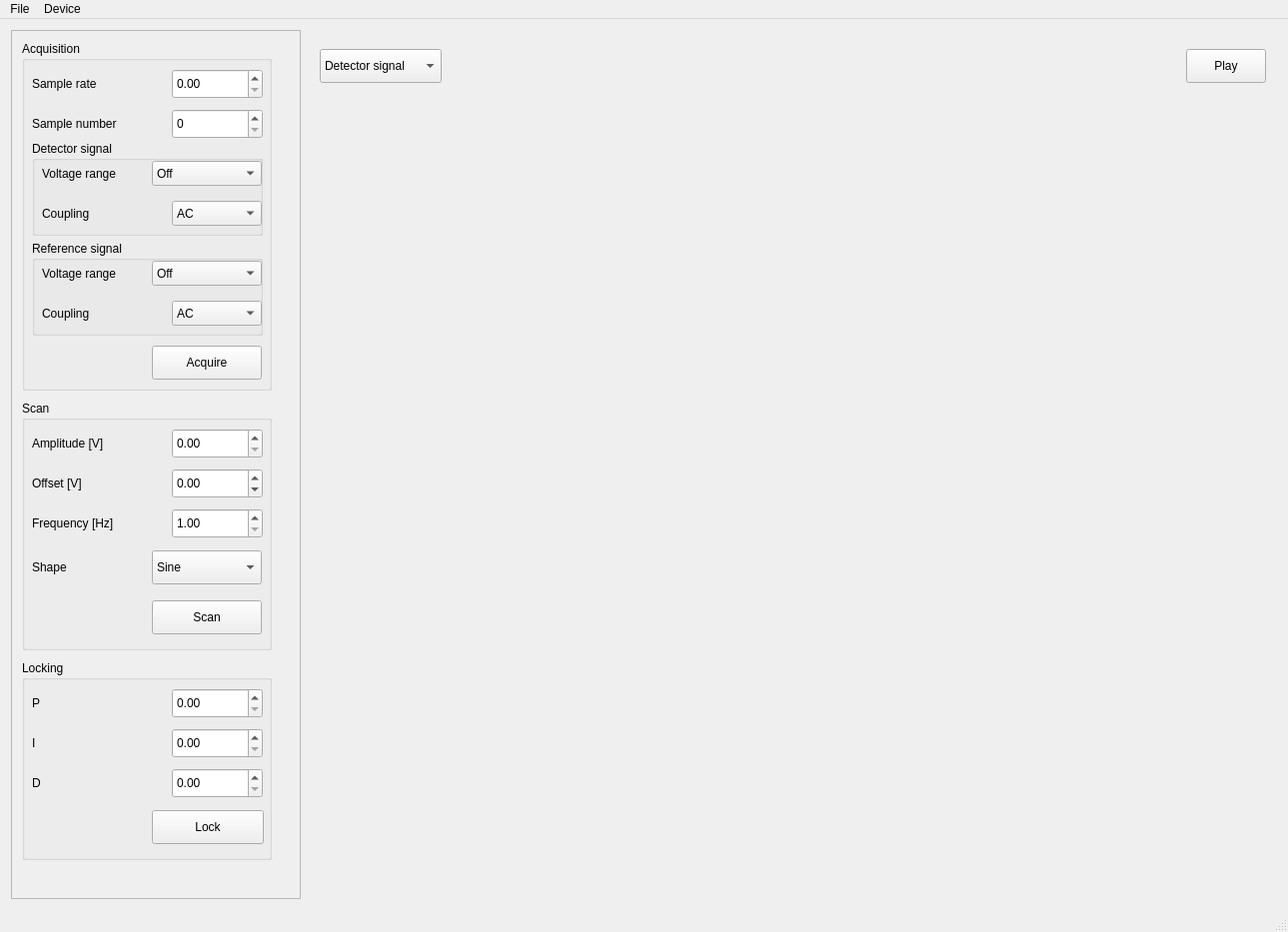
<?xml version="1.0" encoding="UTF-8"?>
<ui version="4.0">
 <class>MainWindow</class>
 <widget class="QMainWindow" name="MainWindow">
  <property name="geometry">
   <rect>
    <x>0</x>
    <y>0</y>
    <width>1289</width>
    <height>933</height>
   </rect>
  </property>
  <property name="windowTitle">
   <string>MainWindow</string>
  </property>
  <property name="styleSheet">
   <string notr="true"/>
  </property>
  <widget class="QWidget" name="centralWidget">
   <layout class="QHBoxLayout" name="horizontalLayout_2">
    <item>
     <widget class="QScrollArea" name="settingsArea">
      <property name="sizePolicy">
       <sizepolicy hsizetype="Expanding" vsizetype="Expanding">
        <horstretch>0</horstretch>
        <verstretch>0</verstretch>
       </sizepolicy>
      </property>
      <property name="minimumSize">
       <size>
        <width>290</width>
        <height>0</height>
       </size>
      </property>
      <property name="maximumSize">
       <size>
        <width>270</width>
        <height>16777215</height>
       </size>
      </property>
      <property name="frameShadow">
       <enum>QFrame::Raised</enum>
      </property>
      <property name="lineWidth">
       <number>1</number>
      </property>
      <property name="widgetResizable">
       <bool>true</bool>
      </property>
      <widget class="QWidget" name="scrollAreaWidgetContents">
       <property name="geometry">
        <rect>
         <x>0</x>
         <y>0</y>
         <width>288</width>
         <height>844</height>
        </rect>
       </property>
       <property name="sizePolicy">
        <sizepolicy hsizetype="Preferred" vsizetype="Expanding">
         <horstretch>0</horstretch>
         <verstretch>0</verstretch>
        </sizepolicy>
       </property>
       <property name="minimumSize">
        <size>
         <width>250</width>
         <height>840</height>
        </size>
       </property>
       <widget class="QGroupBox" name="ScanBox">
        <property name="geometry">
         <rect>
          <x>10</x>
          <y>370</y>
          <width>250</width>
          <height>250</height>
         </rect>
        </property>
        <property name="title">
         <string>Scan</string>
        </property>
        <widget class="QPushButton" name="scanButton">
         <property name="geometry">
          <rect>
           <x>130</x>
           <y>200</y>
           <width>110</width>
           <height>34</height>
          </rect>
         </property>
         <property name="text">
          <string>Scan</string>
         </property>
        </widget>
        <widget class="QLabel" name="scanAmplitudeLabel">
         <property name="geometry">
          <rect>
           <x>10</x>
           <y>30</y>
           <width>131</width>
           <height>25</height>
          </rect>
         </property>
         <property name="text">
          <string>Amplitude [V]</string>
         </property>
        </widget>
        <widget class="QLabel" name="scanOffsetLabel">
         <property name="geometry">
          <rect>
           <x>10</x>
           <y>70</y>
           <width>131</width>
           <height>25</height>
          </rect>
         </property>
         <property name="text">
          <string>Offset [V]</string>
         </property>
        </widget>
        <widget class="QLabel" name="scanFrequencyLabel">
         <property name="geometry">
          <rect>
           <x>10</x>
           <y>110</y>
           <width>131</width>
           <height>25</height>
          </rect>
         </property>
         <property name="text">
          <string>Frequency [Hz]</string>
         </property>
        </widget>
        <widget class="QLabel" name="scanWaveformLabel">
         <property name="geometry">
          <rect>
           <x>10</x>
           <y>150</y>
           <width>131</width>
           <height>34</height>
          </rect>
         </property>
         <property name="text">
          <string>Shape</string>
         </property>
        </widget>
        <widget class="QComboBox" name="scanWaveform">
         <property name="geometry">
          <rect>
           <x>130</x>
           <y>150</y>
           <width>110</width>
           <height>34</height>
          </rect>
         </property>
         <property name="minimumSize">
          <size>
           <width>0</width>
           <height>34</height>
          </size>
         </property>
         <item>
          <property name="text">
           <string>Sine</string>
          </property>
         </item>
         <item>
          <property name="text">
           <string>Square</string>
          </property>
         </item>
         <item>
          <property name="text">
           <string>Triangle</string>
          </property>
         </item>
         <item>
          <property name="text">
           <string>Ramp Up</string>
          </property>
         </item>
         <item>
          <property name="text">
           <string>Ramp Down</string>
          </property>
         </item>
         <item>
          <property name="text">
           <string>DC Voltage</string>
          </property>
         </item>
        </widget>
        <widget class="QDoubleSpinBox" name="scanAmplitude">
         <property name="geometry">
          <rect>
           <x>150</x>
           <y>28</y>
           <width>91</width>
           <height>30</height>
          </rect>
         </property>
         <property name="singleStep">
          <double>0.500000000000000</double>
         </property>
        </widget>
        <widget class="QDoubleSpinBox" name="scanOffset">
         <property name="geometry">
          <rect>
           <x>150</x>
           <y>68</y>
           <width>91</width>
           <height>30</height>
          </rect>
         </property>
         <property name="minimum">
          <double>-2.000000000000000</double>
         </property>
         <property name="maximum">
          <double>2.000000000000000</double>
         </property>
         <property name="singleStep">
          <double>0.100000000000000</double>
         </property>
        </widget>
        <widget class="QDoubleSpinBox" name="scanFrequency">
         <property name="geometry">
          <rect>
           <x>150</x>
           <y>108</y>
           <width>91</width>
           <height>30</height>
          </rect>
         </property>
         <property name="minimum">
          <double>1.000000000000000</double>
         </property>
         <property name="maximum">
          <double>10000.000000000000000</double>
         </property>
         <property name="singleStep">
          <double>10.000000000000000</double>
         </property>
         <property name="value">
          <double>1.000000000000000</double>
         </property>
        </widget>
       </widget>
       <widget class="QGroupBox" name="LockingBox">
        <property name="geometry">
         <rect>
          <x>10</x>
          <y>630</y>
          <width>250</width>
          <height>200</height>
         </rect>
        </property>
        <property name="title">
         <string>Locking</string>
        </property>
        <widget class="QLabel" name="derivativeLabel">
         <property name="geometry">
          <rect>
           <x>10</x>
           <y>110</y>
           <width>131</width>
           <height>25</height>
          </rect>
         </property>
         <property name="text">
          <string>D</string>
         </property>
        </widget>
        <widget class="QLabel" name="proportionalLabel">
         <property name="geometry">
          <rect>
           <x>10</x>
           <y>30</y>
           <width>131</width>
           <height>25</height>
          </rect>
         </property>
         <property name="text">
          <string>P</string>
         </property>
        </widget>
        <widget class="QLabel" name="integralLabel">
         <property name="geometry">
          <rect>
           <x>10</x>
           <y>70</y>
           <width>131</width>
           <height>25</height>
          </rect>
         </property>
         <property name="text">
          <string>I</string>
         </property>
        </widget>
        <widget class="QPushButton" name="lockButton">
         <property name="geometry">
          <rect>
           <x>130</x>
           <y>150</y>
           <width>112</width>
           <height>34</height>
          </rect>
         </property>
         <property name="text">
          <string>Lock</string>
         </property>
        </widget>
        <widget class="QDoubleSpinBox" name="proportionalTerm">
         <property name="geometry">
          <rect>
           <x>150</x>
           <y>28</y>
           <width>91</width>
           <height>30</height>
          </rect>
         </property>
         <property name="singleStep">
          <double>0.500000000000000</double>
         </property>
        </widget>
        <widget class="QDoubleSpinBox" name="integralTerm">
         <property name="geometry">
          <rect>
           <x>150</x>
           <y>68</y>
           <width>91</width>
           <height>30</height>
          </rect>
         </property>
         <property name="singleStep">
          <double>0.500000000000000</double>
         </property>
        </widget>
        <widget class="QDoubleSpinBox" name="derivativeTerm">
         <property name="geometry">
          <rect>
           <x>150</x>
           <y>108</y>
           <width>91</width>
           <height>30</height>
          </rect>
         </property>
         <property name="singleStep">
          <double>0.500000000000000</double>
         </property>
        </widget>
       </widget>
       <widget class="QGroupBox" name="AcquisitionBox">
        <property name="geometry">
         <rect>
          <x>10</x>
          <y>10</y>
          <width>250</width>
          <height>350</height>
         </rect>
        </property>
        <property name="title">
         <string>Acquisition</string>
        </property>
        <widget class="QPushButton" name="acquisitionButton">
         <property name="geometry">
          <rect>
           <x>130</x>
           <y>305</y>
           <width>110</width>
           <height>34</height>
          </rect>
         </property>
         <property name="text">
          <string>Acquire</string>
         </property>
        </widget>
        <widget class="QLabel" name="sampleRateLabel">
         <property name="geometry">
          <rect>
           <x>10</x>
           <y>30</y>
           <width>131</width>
           <height>25</height>
          </rect>
         </property>
         <property name="text">
          <string>Sample rate</string>
         </property>
        </widget>
        <widget class="QLabel" name="sampleNumberLabel">
         <property name="geometry">
          <rect>
           <x>10</x>
           <y>70</y>
           <width>131</width>
           <height>25</height>
          </rect>
         </property>
         <property name="text">
          <string>Sample number</string>
         </property>
        </widget>
        <widget class="QGroupBox" name="chA">
         <property name="geometry">
          <rect>
           <x>10</x>
           <y>100</y>
           <width>231</width>
           <height>95</height>
          </rect>
         </property>
         <property name="title">
          <string>Detector signal</string>
         </property>
         <widget class="QLabel" name="chARangeLabel">
          <property name="geometry">
           <rect>
            <x>10</x>
            <y>20</y>
            <width>131</width>
            <height>25</height>
           </rect>
          </property>
          <property name="text">
           <string>Voltage range</string>
          </property>
         </widget>
         <widget class="QLabel" name="chACouplingLabel">
          <property name="geometry">
           <rect>
            <x>10</x>
            <y>60</y>
            <width>131</width>
            <height>25</height>
           </rect>
          </property>
          <property name="text">
           <string>Coupling</string>
          </property>
         </widget>
         <widget class="QComboBox" name="chACoupling">
          <property name="geometry">
           <rect>
            <x>140</x>
            <y>60</y>
            <width>90</width>
            <height>25</height>
           </rect>
          </property>
          <item>
           <property name="text">
            <string>AC</string>
           </property>
          </item>
          <item>
           <property name="text">
            <string>DC</string>
           </property>
          </item>
         </widget>
         <widget class="QComboBox" name="chARange">
          <property name="geometry">
           <rect>
            <x>120</x>
            <y>20</y>
            <width>110</width>
            <height>25</height>
           </rect>
          </property>
          <item>
           <property name="text">
            <string>Off</string>
           </property>
          </item>
          <item>
           <property name="text">
            <string>Auto</string>
           </property>
          </item>
          <item>
           <property name="text">
            <string>±50 mV</string>
           </property>
          </item>
          <item>
           <property name="text">
            <string>±100 mV</string>
           </property>
          </item>
          <item>
           <property name="text">
            <string>±200 mV</string>
           </property>
          </item>
          <item>
           <property name="text">
            <string>±500 mV</string>
           </property>
          </item>
          <item>
           <property name="text">
            <string>±1 V</string>
           </property>
          </item>
          <item>
           <property name="text">
            <string>±2 V</string>
           </property>
          </item>
          <item>
           <property name="text">
            <string>±5 V</string>
           </property>
          </item>
          <item>
           <property name="text">
            <string>±10 V</string>
           </property>
          </item>
          <item>
           <property name="text">
            <string>±20 V</string>
           </property>
          </item>
         </widget>
        </widget>
        <widget class="QGroupBox" name="chB">
         <property name="geometry">
          <rect>
           <x>10</x>
           <y>200</y>
           <width>231</width>
           <height>95</height>
          </rect>
         </property>
         <property name="title">
          <string>Reference signal</string>
         </property>
         <widget class="QLabel" name="chBRangeLabel">
          <property name="geometry">
           <rect>
            <x>10</x>
            <y>20</y>
            <width>131</width>
            <height>25</height>
           </rect>
          </property>
          <property name="text">
           <string>Voltage range</string>
          </property>
         </widget>
         <widget class="QLabel" name="chBCouplingLabel">
          <property name="geometry">
           <rect>
            <x>10</x>
            <y>60</y>
            <width>131</width>
            <height>25</height>
           </rect>
          </property>
          <property name="text">
           <string>Coupling</string>
          </property>
         </widget>
         <widget class="QComboBox" name="chBCoupling">
          <property name="geometry">
           <rect>
            <x>140</x>
            <y>60</y>
            <width>90</width>
            <height>25</height>
           </rect>
          </property>
          <item>
           <property name="text">
            <string>AC</string>
           </property>
          </item>
          <item>
           <property name="text">
            <string>DC</string>
           </property>
          </item>
         </widget>
         <widget class="QComboBox" name="chBRange">
          <property name="geometry">
           <rect>
            <x>120</x>
            <y>20</y>
            <width>110</width>
            <height>25</height>
           </rect>
          </property>
          <item>
           <property name="text">
            <string>Off</string>
           </property>
          </item>
          <item>
           <property name="text">
            <string>Auto</string>
           </property>
          </item>
          <item>
           <property name="text">
            <string>±50 mV</string>
           </property>
          </item>
          <item>
           <property name="text">
            <string>±100 mV</string>
           </property>
          </item>
          <item>
           <property name="text">
            <string>±200 mV</string>
           </property>
          </item>
          <item>
           <property name="text">
            <string>±500 mV</string>
           </property>
          </item>
          <item>
           <property name="text">
            <string>±1 V</string>
           </property>
          </item>
          <item>
           <property name="text">
            <string>±2 V</string>
           </property>
          </item>
          <item>
           <property name="text">
            <string>±5 V</string>
           </property>
          </item>
          <item>
           <property name="text">
            <string>±10 V</string>
           </property>
          </item>
          <item>
           <property name="text">
            <string>±20 V</string>
           </property>
          </item>
         </widget>
        </widget>
        <widget class="QDoubleSpinBox" name="sampleRate">
         <property name="geometry">
          <rect>
           <x>150</x>
           <y>28</y>
           <width>91</width>
           <height>30</height>
          </rect>
         </property>
         <property name="singleStep">
          <double>0.500000000000000</double>
         </property>
        </widget>
        <widget class="QDoubleSpinBox" name="sampleNumber">
         <property name="geometry">
          <rect>
           <x>150</x>
           <y>68</y>
           <width>91</width>
           <height>30</height>
          </rect>
         </property>
         <property name="decimals">
          <number>0</number>
         </property>
         <property name="singleStep">
          <double>1.000000000000000</double>
         </property>
        </widget>
       </widget>
      </widget>
     </widget>
    </item>
    <item>
     <widget class="QWidget" name="plottingArea" native="true">
      <property name="minimumSize">
       <size>
        <width>700</width>
        <height>600</height>
       </size>
      </property>
      <layout class="QVBoxLayout" name="verticalLayout">
       <property name="leftMargin">
        <number>13</number>
       </property>
       <item>
        <widget class="QWidget" name="widget_2" native="true">
         <property name="sizePolicy">
          <sizepolicy hsizetype="Preferred" vsizetype="Fixed">
           <horstretch>0</horstretch>
           <verstretch>0</verstretch>
          </sizepolicy>
         </property>
         <property name="minimumSize">
          <size>
           <width>200</width>
           <height>50</height>
          </size>
         </property>
         <property name="maximumSize">
          <size>
           <width>16777215</width>
           <height>50</height>
          </size>
         </property>
         <layout class="QHBoxLayout" name="horizontalLayout">
          <property name="leftMargin">
           <number>0</number>
          </property>
          <property name="topMargin">
           <number>8</number>
          </property>
          <property name="rightMargin">
           <number>0</number>
          </property>
          <item>
           <widget class="QComboBox" name="selectDisplay">
            <property name="minimumSize">
             <size>
              <width>0</width>
              <height>34</height>
             </size>
            </property>
            <item>
             <property name="text">
              <string>Detector signal</string>
             </property>
            </item>
            <item>
             <property name="text">
              <string>Reference signal</string>
             </property>
            </item>
            <item>
             <property name="text">
              <string>Error signal</string>
             </property>
            </item>
            <item>
             <property name="text">
              <string>Piezo voltage</string>
             </property>
            </item>
           </widget>
          </item>
          <item>
           <spacer name="horizontalSpacer">
            <property name="orientation">
             <enum>Qt::Horizontal</enum>
            </property>
            <property name="sizeType">
             <enum>QSizePolicy::Expanding</enum>
            </property>
            <property name="sizeHint" stdset="0">
             <size>
              <width>677</width>
              <height>20</height>
             </size>
            </property>
           </spacer>
          </item>
          <item>
           <widget class="QPushButton" name="playButton">
            <property name="sizePolicy">
             <sizepolicy hsizetype="Preferred" vsizetype="Fixed">
              <horstretch>0</horstretch>
              <verstretch>0</verstretch>
             </sizepolicy>
            </property>
            <property name="minimumSize">
             <size>
              <width>0</width>
              <height>34</height>
             </size>
            </property>
            <property name="text">
             <string>Play</string>
            </property>
           </widget>
          </item>
         </layout>
        </widget>
       </item>
       <item>
        <widget class="QtCharts::QChartView" name="plotAxes" native="true">
         <property name="minimumSize">
          <size>
           <width>700</width>
           <height>400</height>
          </size>
         </property>
        </widget>
       </item>
      </layout>
     </widget>
    </item>
   </layout>
  </widget>
  <widget class="QMenuBar" name="menuBar">
   <property name="geometry">
    <rect>
     <x>0</x>
     <y>0</y>
     <width>1289</width>
     <height>31</height>
    </rect>
   </property>
   <widget class="QMenu" name="menuFiles">
    <property name="title">
     <string>File</string>
    </property>
    <addaction name="actionSave"/>
    <addaction name="actionSave_As"/>
    <addaction name="separator"/>
    <addaction name="actionQuit"/>
   </widget>
   <widget class="QMenu" name="menuDevice">
    <property name="title">
     <string>Device</string>
    </property>
    <addaction name="actionConnect"/>
    <addaction name="actionDisconnect"/>
    <addaction name="actionSettings"/>
   </widget>
   <addaction name="menuFiles"/>
   <addaction name="menuDevice"/>
  </widget>
  <widget class="QStatusBar" name="statusBar"/>
  <action name="actionSave">
   <property name="text">
    <string>Save</string>
   </property>
  </action>
  <action name="actionSave_As">
   <property name="text">
    <string>Save As</string>
   </property>
  </action>
  <action name="actionQuit">
   <property name="text">
    <string>Quit</string>
   </property>
  </action>
  <action name="actionConnect">
   <property name="text">
    <string>Connect</string>
   </property>
  </action>
  <action name="actionDisconnect">
   <property name="enabled">
    <bool>false</bool>
   </property>
   <property name="text">
    <string>Disconnect</string>
   </property>
  </action>
  <action name="actionSettings">
   <property name="text">
    <string>Settings</string>
   </property>
  </action>
 </widget>
 <layoutdefault spacing="6" margin="11"/>
 <customwidgets>
  <customwidget>
   <class>QtCharts::QChartView</class>
   <extends>QWidget</extends>
   <header location="global">QtCharts/QChartView</header>
   <container>1</container>
  </customwidget>
 </customwidgets>
 <resources/>
 <connections/>
</ui>
